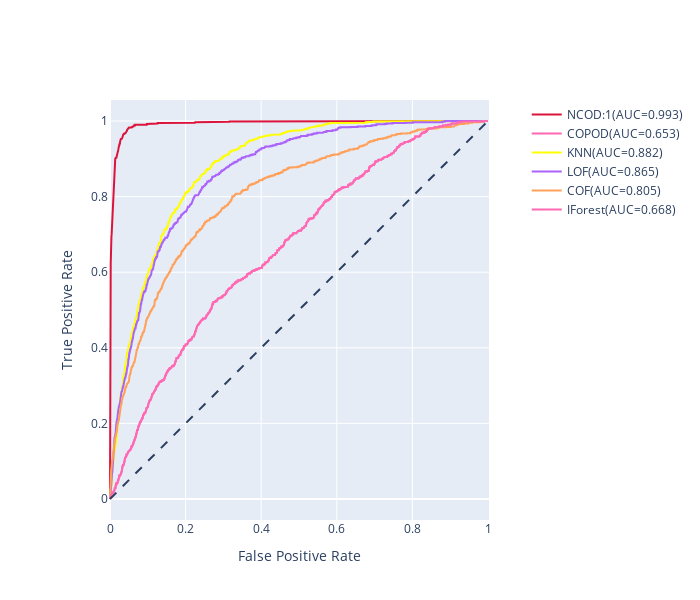

Notebook cell for this chart:
### Code cell
#ROC analysis
import plotly.graph_objects as go

fig = go.Figure()
fig.add_shape(
    type='line', line=dict(dash='dash'),
    x0=0, x1=1, y0=0, y1=1)

fig.add_trace(go.Scatter(x=fpr, y=tpr, name=f'NCOD:1(AUC={auc(fpr, tpr):.3f})', mode='lines',marker_color='crimson'))
fig.add_trace(go.Scatter(x=fpr_if, y=tpr_if, name=f'COPOD(AUC={auc(fpr_va, tpr_va):.3f})', mode='lines',marker_color='hotpink'))
fig.add_trace(go.Scatter(x=fpr_kn, y=tpr_kn, name=f'KNN(AUC={auc(fpr_kn, tpr_kn):.3f})', mode='lines',marker_color='yellow'))
fig.add_trace(go.Scatter(x=fpr_lf, y=tpr_lf, name=f'LOF(AUC={auc(fpr_lf, tpr_lf):.3f})', mode='lines'))
fig.add_trace(go.Scatter(x=fpr_cf, y=tpr_cf, name=f'COF(AUC={auc(fpr_cf, tpr_cf):.3f})', mode='lines'))
fig.add_trace(go.Scatter(x=fpr_if, y=tpr_if, name=f'IForest(AUC={auc(fpr_if, tpr_if):.3f})', mode='lines',marker_color='hotpink'))



fig.update_layout(
    xaxis_title='False Positive Rate',
    yaxis_title='True Positive Rate',
    yaxis=dict(scaleanchor="x", scaleratio=1),
    xaxis=dict(constrain='domain'),
    width=700, height=600)
fig.show()

### Figure 1 — Plotly figure (JSON) as saved in the notebook; plotly's stock layout.template omitted (floating-point values rounded to 4 significant figures; data arrays with more than 128 entries replaced by an {"elided": "..."} marker saying what was removed)
{"data": [{"marker": {"color": "crimson"}, "mode": "lines", "name": "NCOD:1(AUC=0.993)", "type": "scatter", "x": {"elided": "2707 float values"}, "y": {"elided": "2707 float values"}}, {"marker": {"color": "hotpink"}, "mode": "lines", "name": "COPOD(AUC=0.653)", "type": "scatter", "x": {"elided": "1592 float values"}, "y": {"elided": "1592 float values"}}, {"marker": {"color": "yellow"}, "mode": "lines", "name": "KNN(AUC=0.882)", "type": "scatter", "x": {"elided": "1534 float values"}, "y": {"elided": "1534 float values"}}, {"mode": "lines", "name": "LOF(AUC=0.865)", "type": "scatter", "x": {"elided": "1274 float values"}, "y": {"elided": "1274 float values"}}, {"mode": "lines", "name": "COF(AUC=0.805)", "type": "scatter", "x": {"elided": "1406 float values"}, "y": {"elided": "1406 float values"}}, {"marker": {"color": "hotpink"}, "mode": "lines", "name": "IForest(AUC=0.668)", "type": "scatter", "x": {"elided": "1592 float values"}, "y": {"elided": "1592 float values"}}], "layout": {"height": 600, "shapes": [{"line": {"dash": "dash"}, "type": "line", "x0": 0, "x1": 1, "y0": 0, "y1": 1}], "width": 700, "xaxis": {"constrain": "domain", "title": {"text": "False Positive Rate"}}, "yaxis": {"scaleanchor": "x", "scaleratio": 1, "title": {"text": "True Positive Rate"}}}}
